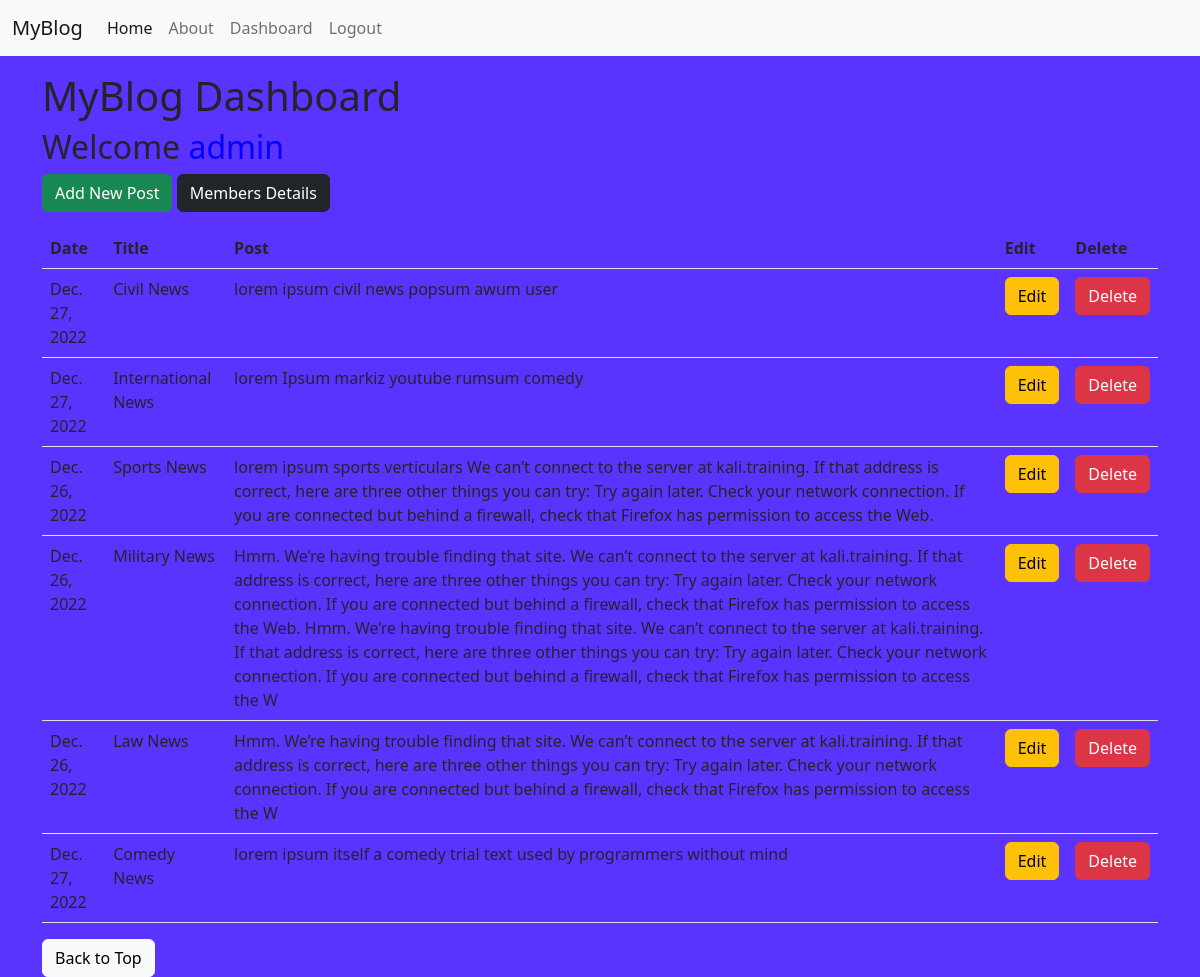
Screenshot of /blogapp/dash (signed in) with the database file from the repository.
### blogapp/models.py (models this page shows)
class NewsFeed(models.Model):
	date = models.DateField(auto_now = True)
	title = models.CharField(max_length=50)
	postarea = models.TextField(max_length=5000)

### blogapp/views.py (the view)
# urls.py: path('dash',views.dashboard,name='dash'),
def dashboard(request):
	if request.user.is_authenticated:
		if request.user.is_superuser or request.user.is_staff :
			data = NewsFeed.objects.all()
			return render(request,'dashboard.html',{'data':data})
		else:
			return HttpResponseRedirect('/blogapp/commonuser')
	else:
		return HttpResponseRedirect("/blogapp/login")

### blogapp/templates/dashboard.html (shortened to what this page needs)
{% extends 'base.html' %}
{% load static %}
{% block content %}
<div class='container mt-3' >
<h1> MyBlog Dashboard </h1>
<h2>Welcome <span style='color:blue;'>{{user}} </span></h2>
<a href='{% url "addpost" %}' class='btn btn-success'>Add New Post<a/>
{% if request.user.is_superuser %}
<a href='{% url "members" %}' class='btn btn-dark'>Members Details<a/>
{% else %}
<a href='{% url "commonuser" %}' class='btn btn-light'>Back to Profile<a/>
{% endif %}
<div class='mt-3'>
<table class='table'>
<tr>
<th> Date </th>
<th>Title </th>
<th>Post</th>
<th>Edit</th>
{% if request.user.is_superuser %}
<th>Delete</th>
{% endif %}
</tr>
{% for dt in data %}
<tr>
<td>
{{dt.date}}
</td>
<td>
{{dt.title}}
</td>
<td>
{{dt.postarea}}
</td>
<td>
<form action='{% url "editfeed" dt.id %}' method='POST'>
<input type='submit' class='btn btn-warning' value='Edit'>
</form>
</td>
{% if request.user.is_superuser %}
<td>
<a href='{% url "delz" dt.id %}' class='btn btn-danger'>Delete</a>
</td>
{% endif %}
</tr>
{% endfor %}
</table>
<a href='#home' class='btn btn-light'>Back to Top </a>
</div>
{% endblock content %}

### static/myblogstyle.css (style rules this page uses)
body { background-color: #5b33ff; }

### rows the page displays
NewsFeed: date "Dec. 27, 2022", title "Civil News", postarea "lorem ipsum civil news popsum awum user"
NewsFeed: date "Dec. 27, 2022", title "International News", postarea "lorem Ipsum markiz youtube rumsum comedy"
NewsFeed: date "Dec. 26, 2022", title "Sports News", postarea "lorem ipsum sports verticulars We can’t connect to the server at kali.training. If that address is correct, here are three other things you can try: Try again later. Check your network connection. If you are connected but behind a firewall, check that Firefox has permission to access the Web."
NewsFeed: date "Dec. 26, 2022", title "Military News", postarea "Hmm. We’re having trouble finding that site. We can’t connect to the server at kali.training. If that address is correct, here are three other things you can try: Try again later. Check your network connection. If you are connected but behind a firewall, check that Firefox has permission to access the Web. Hmm. We’re having trouble finding that site. We can’t connect to the server at kali.training. If that address is correct, here are three other things you can try: Try again later. Check your network connection. If you are connected but behind a firewall, check that Firefox has permission to access the W"
NewsFeed: date "Dec. 26, 2022", title "Law News", postarea "Hmm. We’re having trouble finding that site. We can’t connect to the server at kali.training. If that address is correct, here are three other things you can try: Try again later. Check your network connection. If you are connected but behind a firewall, check that Firefox has permission to access the W"
NewsFeed: date "Dec. 27, 2022", title "Comedy News", postarea "lorem ipsum itself a comedy trial text used by programmers without mind"

### other values shown
{{ user }} "admin"
